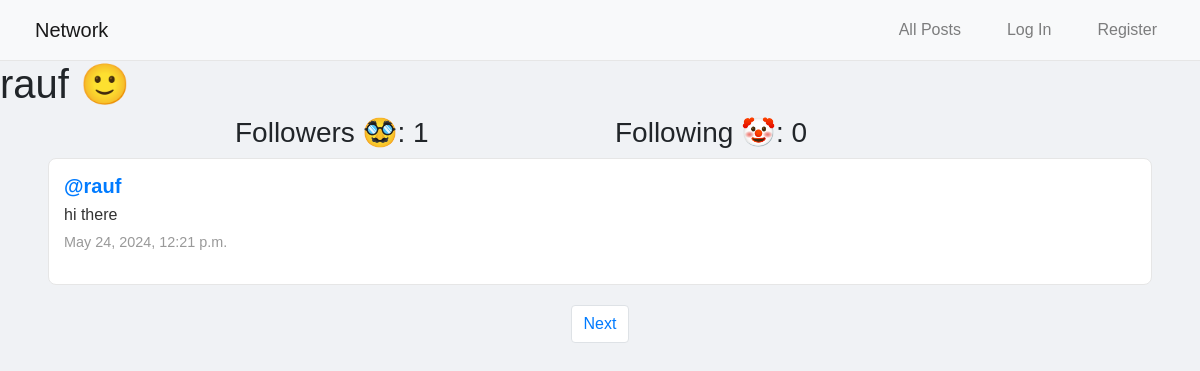
The app's page /profile/1 with its own data.
### network/models.py (models this page shows, shortened)
class User(AbstractUser):
    pass

class Post(models.Model):
    content = models.CharField(max_length=140)
    user = models.ForeignKey(User, on_delete=models.CASCADE, related_name="author")
    date = models.DateTimeField(auto_now_add=True)

### network/views.py (the view)
# urls.py: path("profile/<int:user_id>", views.profile , name="profile"),
def profile(request, user_id):
    user = get_object_or_404(User, pk=user_id)
    all_posts = Post.objects.filter(user=user).order_by('-id')
    following = Follow.objects.filter(user=user)
    followers = Follow.objects.filter(user_follower=user)
    is_following = False
    if request.user.is_authenticated:
        is_following = followers.filter(user=request.user).exists()
    paginator = Paginator(all_posts, 1)  # Paginate with 1 post per page
    page_number = request.GET.get('page')
    posts_of_the_page = paginator.get_page(page_number)
    return render(request, "network/profile.html", {
        "allPosts": all_posts,
        "posts_of_the_page": posts_of_the_page,
        "username": user.username,
        "following": following,
        "followers": followers,
        "is_following": is_following,  # Updated to match template logic
        "user_profile": user
    })

### network/templates/network/profile.html (shortened to what this page needs)
{% extends "network/layout.html" %}
{% block body %}
    <div class="body-content">
        <h1>{{ username }} 🙂</h1>
        <div class="container">
            <div class="row d-flex justify-content-center">
                <h3 class="col-4">Followers 🥸: {{ followers.count }}</h3>
                <h3 class="col-4">Following 🤡: {{ following.count }}</h3>
            </div>
        </div>
    </div>
    <div>
        {% for post in posts_of_the_page %}
            <div class="row post mx-5">
                <h5 class="username"><a href="{% url 'profile' user_id=post.user.id %}"> @{{ post.user }} </a></h5>
                <p class="content">{{ post.content }}</p>
                <p class="date">{{ post.date }}</p>
            </div>
        {% endfor %}
    </div>
    <nav aria-label="Page navigation example">
        <ul class="pagination justify-content-center">
            {% if posts_of_the_page.has_next %}
                <li class="page-item"><a class="page-link" href="?page={{ posts_of_the_page.next_page_number }}">Next</a></li>
            {% endif %}
        </ul>
    </nav>
{% endblock %}

### network/static/network/styles.css (style rules this page uses)
body { font-family: 'Arial', sans-serif; background-color: #f0f2f5; margin: 0; padding: 0; margin-top: 60px; }
.post { background-color: #ffffff; border: 1px solid #e6e6e6; border-radius: 8px; margin-bottom: 20px; padding: 15px; overflow: hidden; display: flex; flex-direction: column; }
.post .username { font-weight: bold; color: #333; margin-bottom: 5px; }
.post .content { color: #333; margin-bottom: 5px; }
.post .date { color: #999; font-size: 0.9em; margin-top: auto; }

### records on screen
User: username "rauf"
Post: user "rauf", content "hi there", date "May 24, 2024, 12:21 p.m."

### other values on screen
{{ followers.count }} "1"
{{ following.count }} "0"
